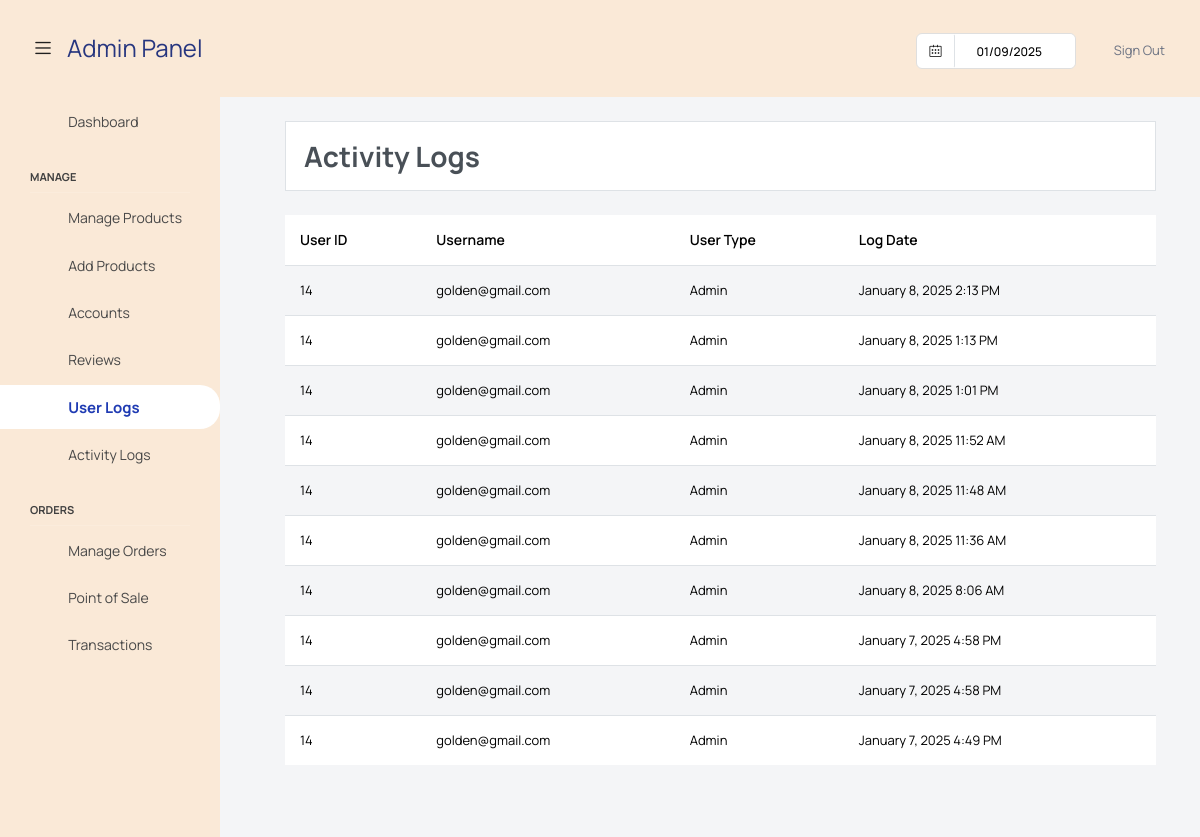
The page /admin/auditlogs.php (signed in) on the database as committed earlier.
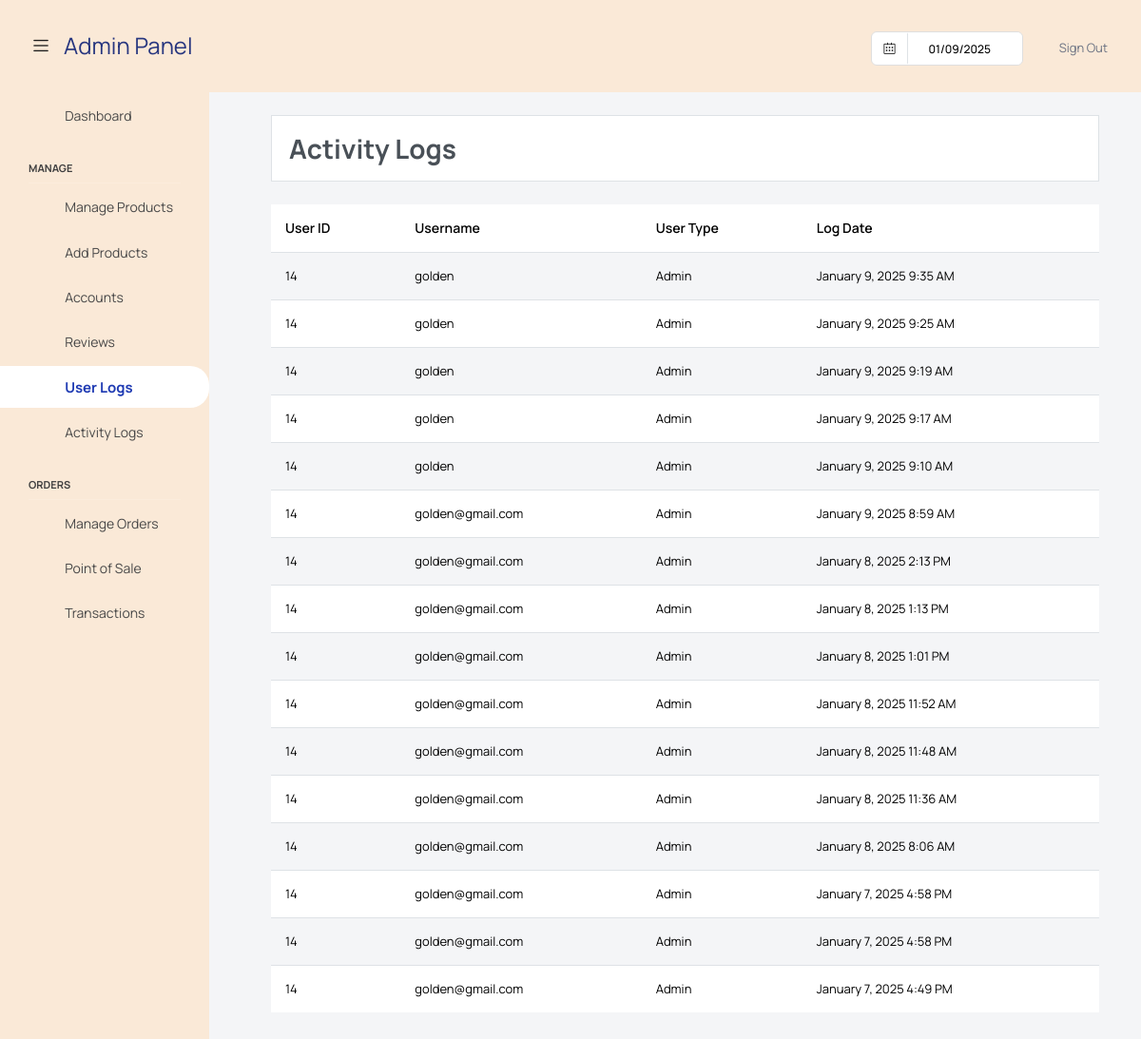
The same page on the database as committed later.
### tables this page shows
CREATE TABLE `tbl_audit_log` (
  `log_user_id` int(11) DEFAULT NULL,
  `log_username` varchar(50) DEFAULT NULL,
  `log_user_type` varchar(50) DEFAULT NULL,
  `log_date` timestamp NULL DEFAULT current_timestamp()
);

### admin/auditlogs.php (the view, shortened to what this page needs)
<!DOCTYPE html>
<html lang="en">
  <head>
     <link rel="stylesheet" href="https://cdn.datatables.net/1.13.5/css/jquery.dataTables.min.css">
  </head>
  <body>
  <div class="container-scroller">
    <?php require_once("./navbar.php"); ?>
    <div class="container-fluid page-body-wrapper">
    <?php require_once("./sidebar.php"); ?>
        <div class="main-panel">
            <div class="content-wrapper">
                <div class="row">
          <div class="container-fluid px-4">
            <ol class="breadcrumb mb-4 bg-white">
              <li class="breadcrumb-item active fs-3 fw-bolder">Activity Logs</li>
            </ol>
              <div class="card mb-5">
                    <div class="table-responsive">
                      <table id="productTable" class="table table-striped nowrap" style="width:100%">
                        <thead>
                          <tr>
                            <th>User ID</th>
                            <th>Username</th>
                            <th>User Type</th>
                            <th>Log Date</th>
                          </tr>
                        </thead>
                        <tbody>
                          <?php
                            $query = "SELECT * FROM tbl_audit_log ORDER BY log_date DESC";
                            $stmt = $conn->prepare($query);
                            $stmt->execute();
                            $result = $stmt->get_result();
                              while ($data = $result->fetch_assoc()) {
                                $dateObject = new DateTime($data["log_date"]);
                          ?>
                          <tr>
                            <td><?php echo $data['log_user_id'];?></td>
                            <td><?php echo $data['log_username'];?></td>
                            <td><?php echo $data['log_user_type'] == 1 ? 'Admin' : 'Customer';?></td>
                            <td><?php echo $dateObject->format('F j, Y g:i A'); ?></td>
                          </tr>
                          <?php
                            }
                          ?>
                        </tbody>
                      </table>
                    </div>
                  </div>
            </div>
                </div>
            </div>
        </div>
    </div>
  </body>
</html>

Rows that differ between the two databases and show on the page:
added tbl_audit_log: log_user "14", log_username "golden", log_user_type "Admin", log_date "January 9, 2025 9:35 AM"
added tbl_audit_log: log_user "14", log_username "golden", log_user_type "Admin", log_date "January 9, 2025 9:25 AM"
added tbl_audit_log: log_user "14", log_username "golden", log_user_type "Admin", log_date "January 9, 2025 9:19 AM"
added tbl_audit_log: log_user "14", log_username "golden", log_user_type "Admin", log_date "January 9, 2025 9:17 AM"
added tbl_audit_log: log_user "14", log_username "golden", log_user_type "Admin", log_date "January 9, 2025 9:10 AM"
added tbl_audit_log: log_user "14", log_username "golden@gmail.com", log_user_type "Admin", log_date "January 9, 2025 8:59 AM"
